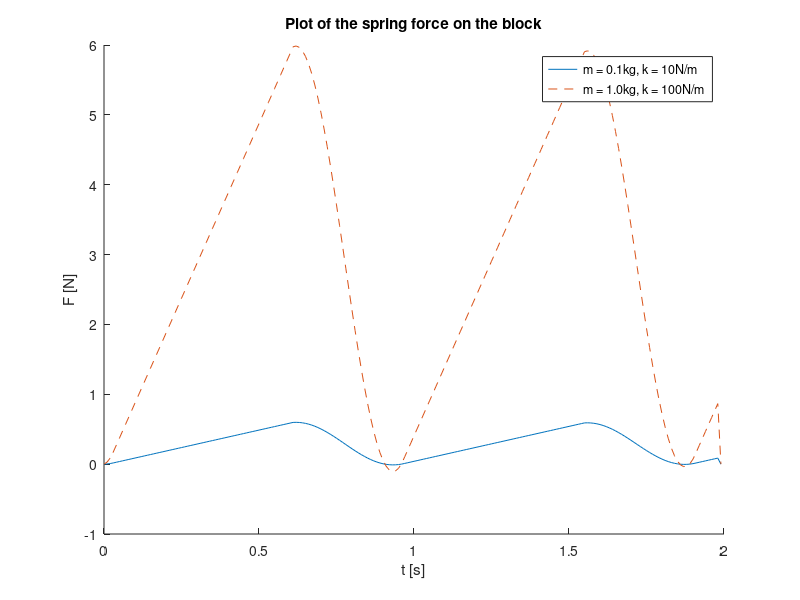

The MATLAB script that drew this image:
b = 0.1;    % m
g = 9.8;    % m/s^2
time = 2;   % s
dt = 0.01;  % s
u = 0.1;    % m/s
my_s = 0.6; 
my_d = 0.3;

n = ceil(time/dt);

v0 = 0.1;   % m/s
x0 = 0.0;   % m

t = zeros(n,1);
x = zeros(n,1);
v = zeros(n,1);
Fx = zeros(n,1);

v(1) = v0;
x(1) = x0;

for m = [0.1 1.0]
    
    if m == 0.1;
        line = '-';
        k = 10;
    else
        line = '--';
        k = 100;
    end
    
    for i = 1:n-1
        x_b = u*t(i) + x0 + b;
        N = m*g;
        Fx(i) = k*(x_b - x(i) - b);
        if v(i) == 0
            f = -Fx(i);
            if abs(f) > my_s*N
                F = Fx(i) - sign(f)*my_d*N;
            else
                F = 0;
            end
        else
            F = Fx(i) - sign(v(i))*my_d*N;
        end
        a = F/m;
        v(i+1) = v(i) + a*dt;
        if (v(i) ~= 0.0) && (sign(v(i+1))~=sign(v(i)))
            v(i+1) = 0.0;
        end
        x(i+1) = x(i) + v(i+1)*dt;
        t(i+1) = t(i) + dt;
    end
    
    hold on
    plot(t, Fx, line)
    xlabel('t [s]')
    ylabel('F [N]')
    title('Plot of the spring force on the block')
    hold off
    
end

legend('m = 0.1kg, k = 10N/m','m = 1.0kg, k = 100N/m')
